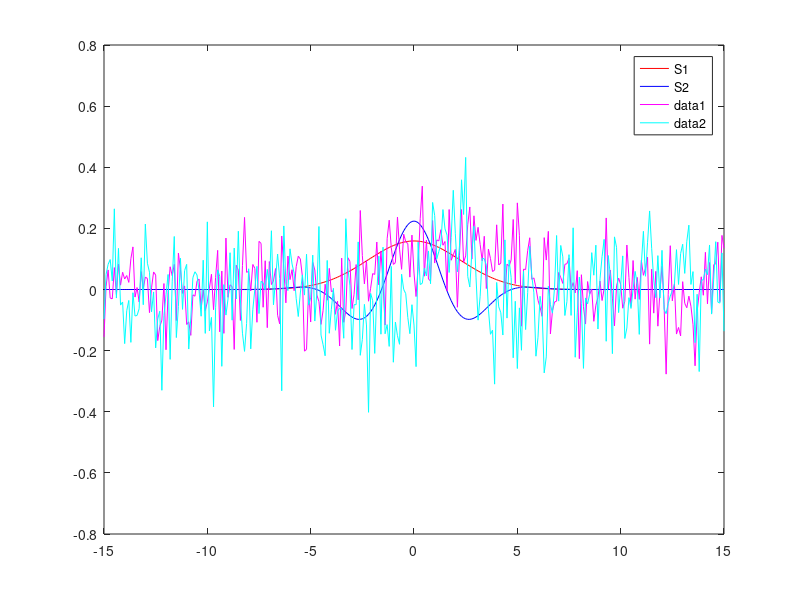

Recreate this plot in MATLAB. (Note: this script raises an error after producing the figure.)
clear all
close all

T_s = 0.1;
T_range = [-15:T_s:15];
s1 = exp(-0.1*T_range.^2);
s2 = exp(-0.1*T_range.^2).*cos(T_range);

% Compute the energy
E1 = sum(abs(s1.^2));
E2 = sum(abs(s2.^2));

% Normalized signals => signal energy =1
alpha_1 = 1/sqrt(E1);
alpha_2 = 1/sqrt(E2);
s1 = s1*alpha_1;
s2 = s2*alpha_2;

% SNR
SNR = 5;
sigma2 = 10^(-SNR/10);

% Random time diff calc
T = 2% -5 + 10*rand(1);

s1_time_diffed = exp(-0.1*(T_range-T).^2);
s2_time_diffed = exp(-0.1*(T_range-T).^2).*cos((T_range-T));

%% a)
% s2 is better because of greater derivate which is looked for in CRB See
% (3.14) in kay I
figure(1)
plot (T_range,s1,'r')
hold on
plot (T_range,s2,'b')
legend("S1","S2")

% Lägger till brus
w = exp(-0.1*(T_range-T).^2) + sqrt(sigma2)*randn(1,length(T_range));
x2 = exp(-0.1*(T_range-T).^2).*cos(T_range-T) + sqrt(sigma2)*randn(1,length(T_range));

w = w/sqrt(E1);
x2 = x2/sqrt(E2);
figure(1)
plot(T_range,w,'m')
plot(T_range,x2,'c')
hold off

T_search = -5:T_s:5;
T_hat_metric = zeros(1,length(T_search));

% ML estimatorn för s1
for i = 1:1:length(T_search)
    t = T_search(i);
    intermidiate = 1/sqrt(E1)*exp(-0.1*(T_range-t).^2);
    T_hat_metric(i) = sum(w.*intermidiate);
end

[max, max_t_index] = max(T_hat_metric);
genarate_T_hat_from_two_funcs(s1,w);
T_search(max_t_index)
figure(3)
plot(T_search,T_hat_metric,'r')
%% Monte Carlo
% testa antalat körningar
rng('shuffle')

M0 = 1:100:5001; % All the different number of monte-carlo runs we will try
N = length(T_range);
A_hat_mean = zeros(2,M0(end));
A_hat_std = zeros(2,M0(end));

for M=M0
    
    A_hat_s1 = zeros(1,M );
    A_hat_s2 = zeros(1,M );
    for m=1:M
        % s1 and s2 contains the signal without noise.
        w =  sqrt(sigma2)*rand(1,N);
        A_hat_s1(m) = genarate_T_hat_from_two_funcs(s1,w+s1_time_diffed);
        A_hat_s2(m) = genarate_T_hat_from_two_funcs(s2,w+s2_time_diffed);
    end
    A_hat_mean(1,M) = mean(A_hat_s1);
    A_hat_std(1,M) = std(A_hat_s1);
    A_hat_mean(2,M) = mean(A_hat_s2);
    A_hat_std(2,M) = std(A_hat_s2);
    
end

mean_plot_1 = A_hat_mean(1,:);
std_plot_1 = A_hat_std(1,:);
mean_plot_2 = A_hat_mean(2,:);
std_plot_2 = A_hat_std(2,:);

figure(25)
plot(M0,mean_plot_1(M0),M0,mean_plot_2(M0))
legend("s1","s2")
title("mean")

figure(26)
plot(M0,std_plot_1(M0),M0,std_plot_2(M0))
legend("s1","s2")
title("std")
